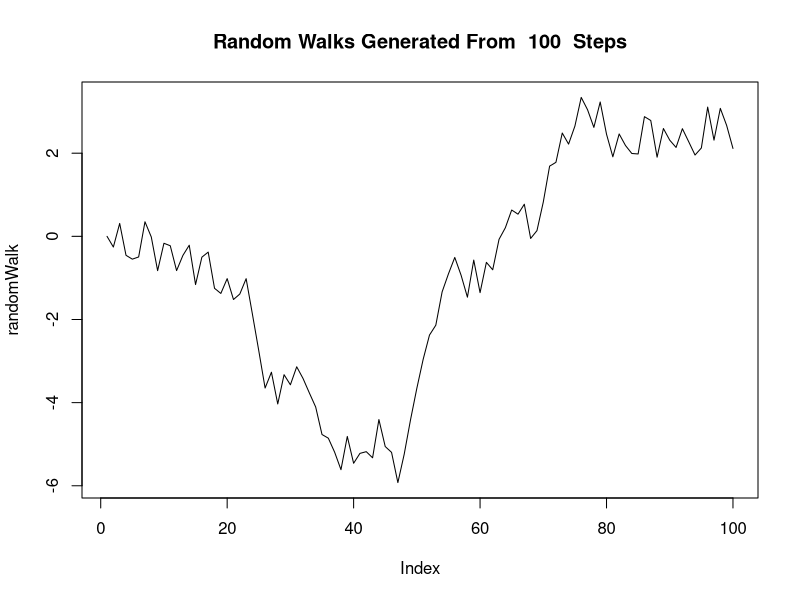
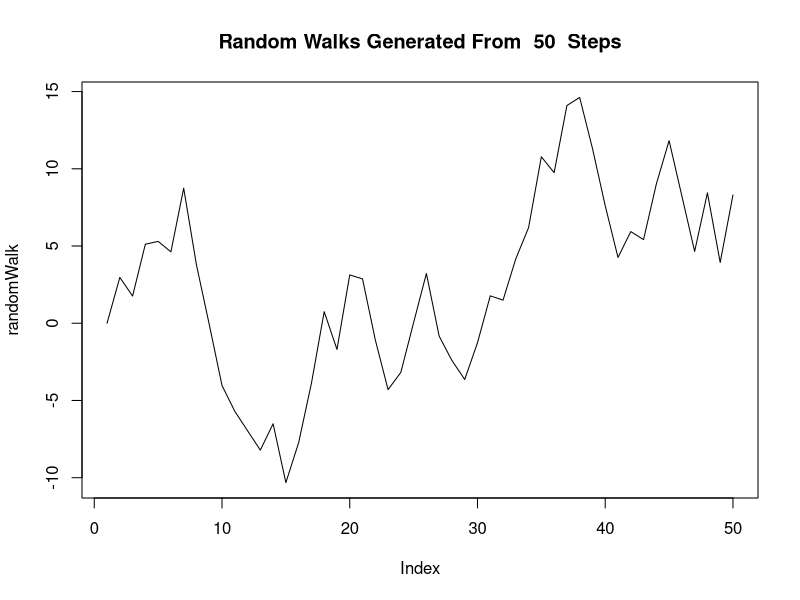
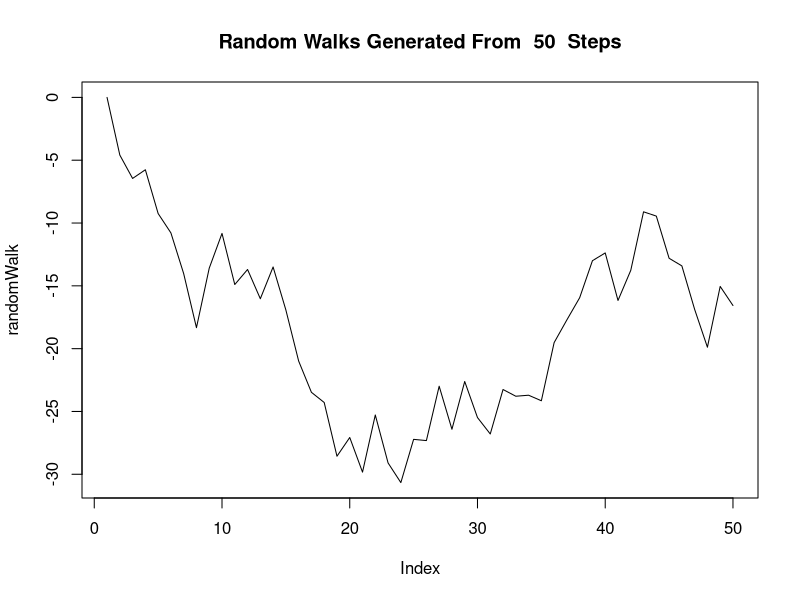
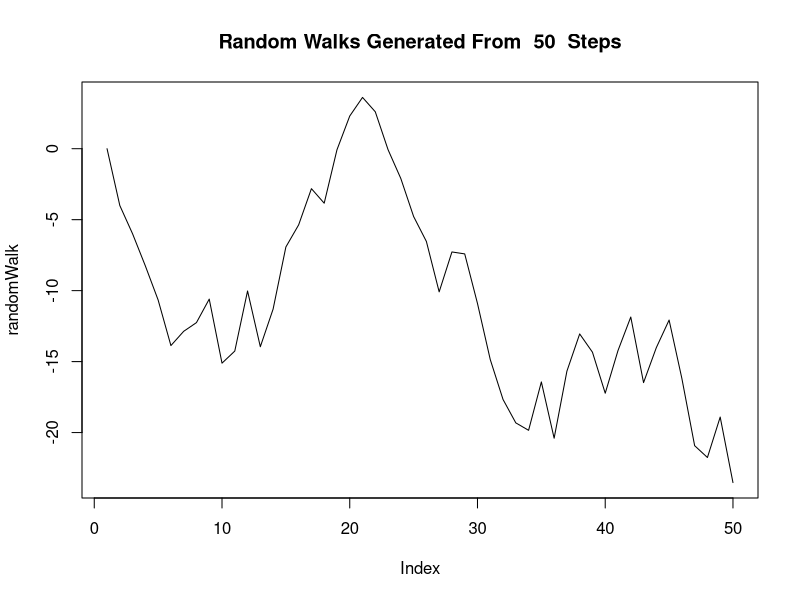
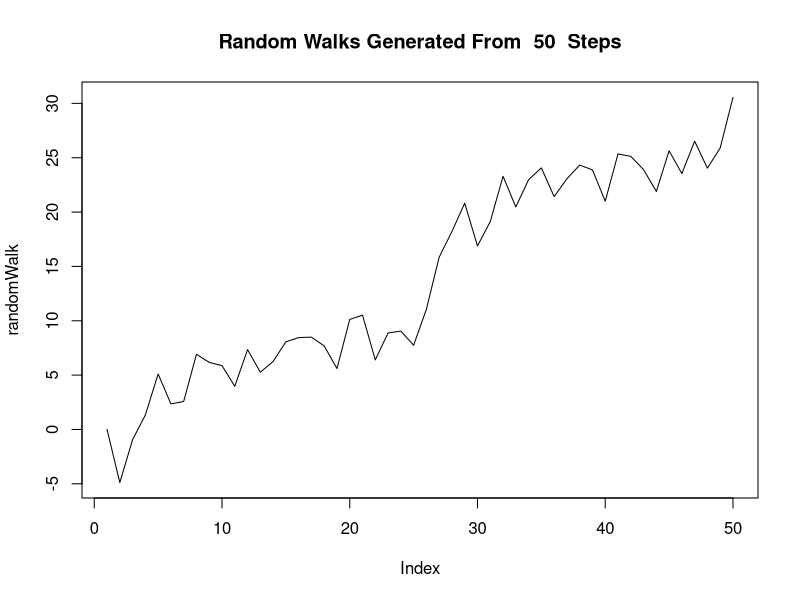
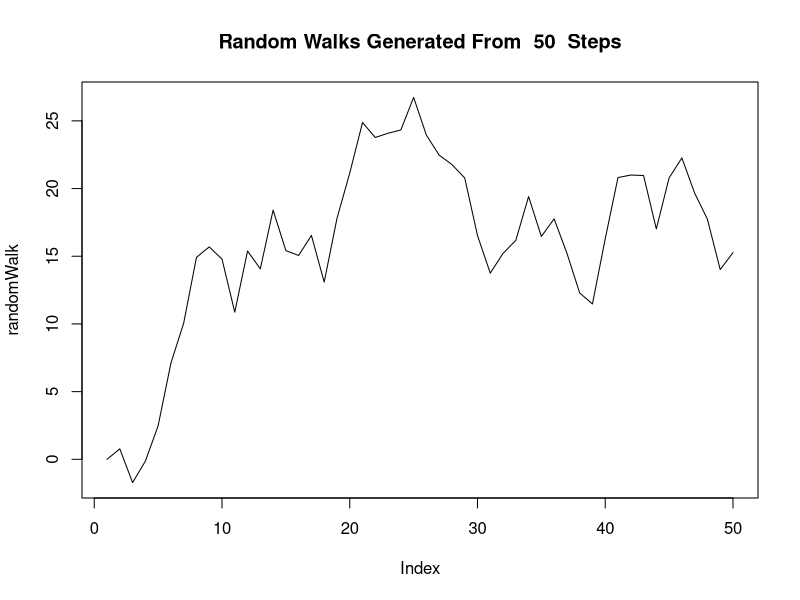
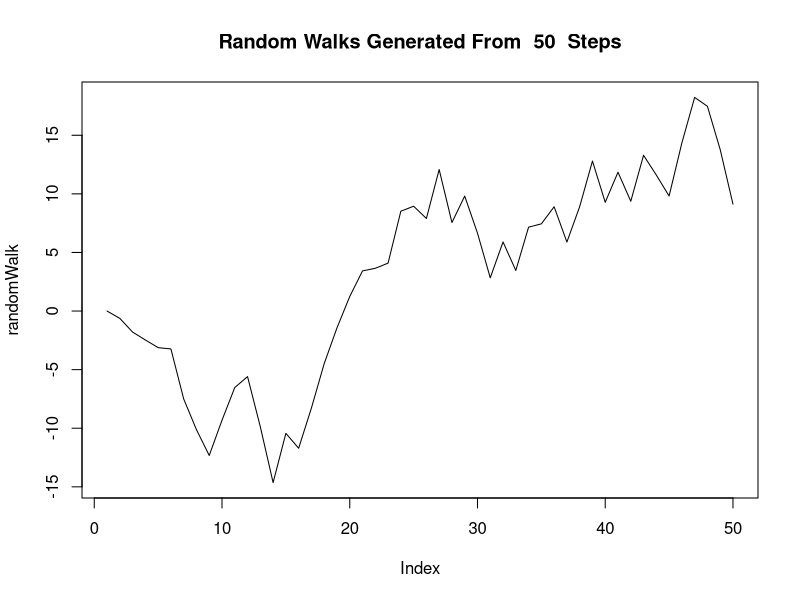
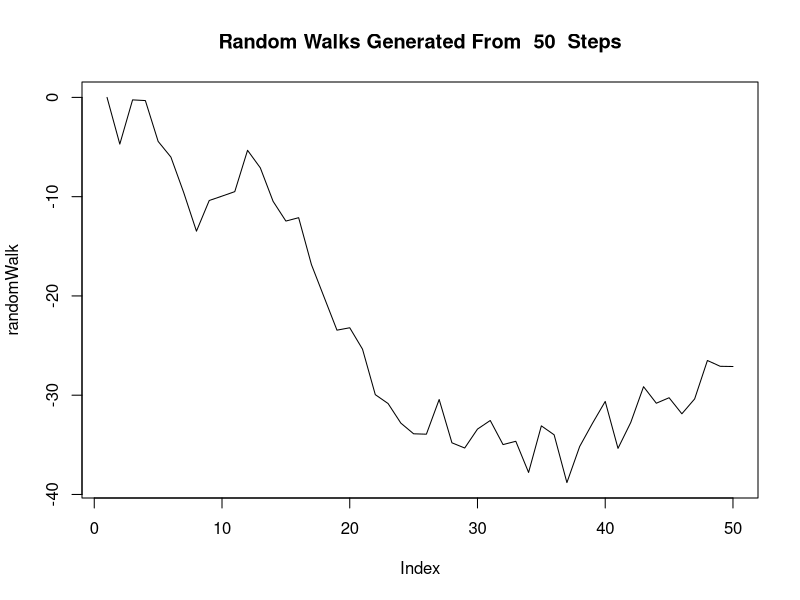

These figures' R source, in order:
#Question 1
#Initialising a function that generates a random walk
#@params numSteps - number of steps, stepRange - maximum size of step
generateWalkFunc <- function(numSteps, stepRange){
  #define the initial starting point
  initial.value <- 0
  #set the current point before the first iteration to the starting point
  #the randomWalk always starts at 0 (initial value)
  currentPoint <- initial.value
  randomWalk <- initial.value
  vec <- vector()
  #for loop which starts at 2 because our stating point is already initialised
  #iterate through until we complete the desired number of steps
  for(i in 2:numSteps){
    #The current position of the walk is the position of the previous point + a 
    #random value taken from a uniform distribution where the range varies from -stepRange to + stepRange.
    randomWalk[i] <- randomWalk[i - 1] + runif(1, -stepRange, stepRange)
    if(i == 2){
      #print(initial.value) #The first value always printed is the initial position (when i is equal to 2 since
      vec <- c(vec, initial.value)
      # thats where the for loop starts)
    }else{
      #print(currentPoint + c(0, cumsum(randomWalk[i])))
      #print(randomWalk[i])
      vec <- c(vec, randomWalk[i])
    }
    currentPoint <- randomWalk[i] #set the current point to the current point of the random walk
  }
  print(vec) #print the final vector showing all the points taken in the 100 steps
  #plot the randomly generated steps as a line plot
  plot(randomWalk, type = "l", main = paste("Random Walks Generated From ", numSteps, " Steps"))
}
#Calling the above function with a 100 steps each with a maximum size of 1 from each current position
generateWalkFunc(100, 1)


#Question 1 (Part C)
generateWalkFuncPartC <- function(numSteps, stepRange){
  #define the initial starting point
  initial.value <- 0
  #set the current point before the first iteration to the starting point
  #the randomWalk always starts at 0 (initial value)
  currentPoint <- initial.value
  randomWalk <- initial.value
  vec <- vector()
  #for loop which starts at 2 because our stating point is already initialised
  #iterate through until we complete the desired number of steps
  for(i in 2:numSteps){
    #The current position of the walk is the position of the previous point + a 
    #random value taken from a uniform distribution where the range varies from -stepRange to + stepRange.
    randomWalk[i] <- randomWalk[i - 1] + runif(1, -stepRange, stepRange)
    if(i == 2){
      #print(initial.value) #The first value always printed is the initial position (when i is equal to 2 since
      vec <- c(vec, initial.value)
      # thats where the for loop starts)
    }else{
      #print(currentPoint + c(0, cumsum(randomWalk[i])))
      #print(randomWalk[i])
      vec <- c(vec, randomWalk[i])
    }
    currentPoint <- randomWalk[i] #set the current point to the current point of the random walk
  }
  #print(vec) #print the final vector showing all the points taken in the 100 steps
  #plot the randomly generated steps as a line plot
  plot(randomWalk, type = "l", main = paste("Random Walks Generated From ", numSteps, " Steps"))
  
  return(tail(vec, n = 1))
}

testC <- c()
for(iterations in 1:1000){
  testC <- append(testC, generateWalkFuncPartC(50, 5), after = length(testC))
}
print(testC)




# testA = c()
# veca <- vector()
# veca <- c(9, 5, 3, 6, 3, 6, 7, 1, 67)
# veca <- vector()
# veca <- c(9, 5, 3, 6, 3, 6, 7, 1, 10)
# testA <- append(testA, tail(veca, n = 1), after = length(testA))
# 
# print(testA)
